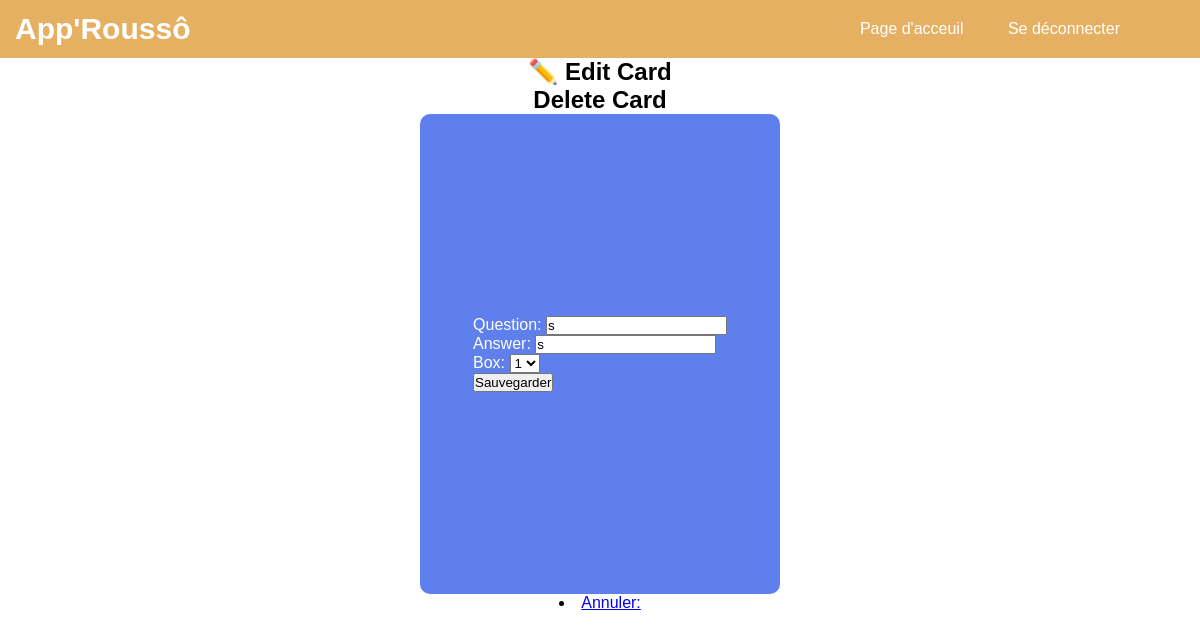
Page /edit/7/ on the earlier database version.
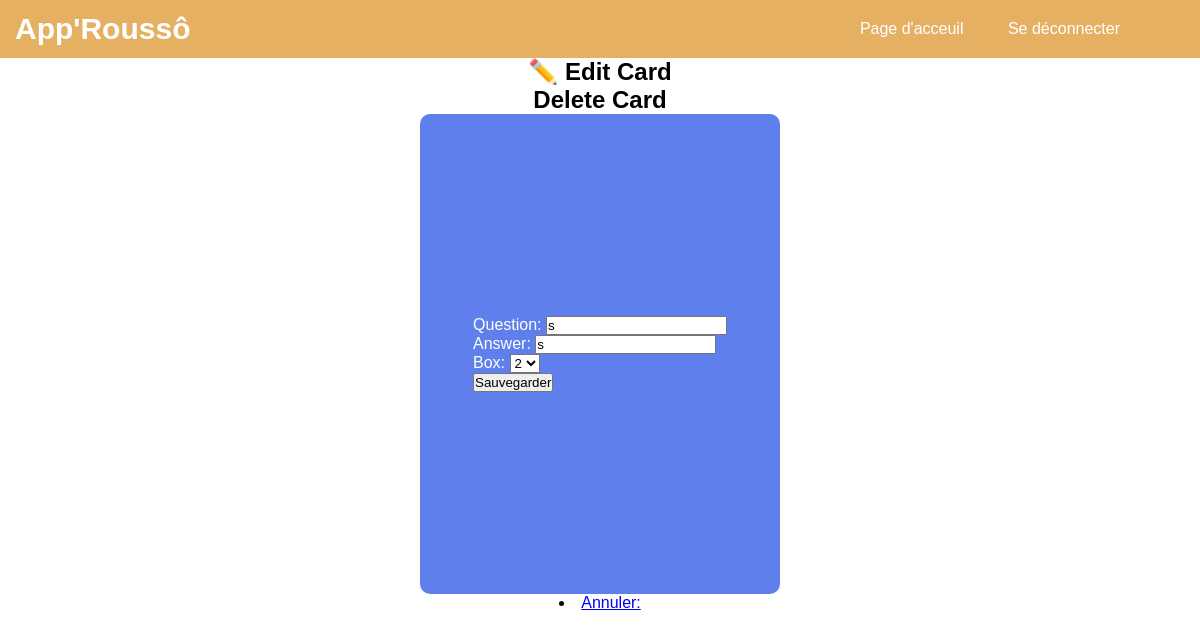
Same page on the later database version.
### cards/models.py (models this page shows, shortened)
class Card(models.Model):
    question = models.CharField(max_length=100)  # The front side of the card (question)
    answer = models.CharField(max_length=100)  # The back side of the card (answer)
    box = models.IntegerField(
        choices=zip(BOXES, BOXES),
        default=BOXES[0],  # Default box for new cards is box 1
    )
    date_created = models.DateTimeField(auto_now_add=True)  # Timestamp of card creation
    classeur = models.ForeignKey(Classeur, on_delete=models.CASCADE, related_name='cards', default=get_default_classeur)
    user = models.ForeignKey(User, on_delete=models.CASCADE, default=1)  # Default user (to be handled later)

### cards/views.py (the view, shortened to what this page needs)
# urls.py: path("edit/<int:pk>/", views.CardUpdateView.as_view(), name="card-update"),
class CardUpdateView(UpdateView):
    model = Card
    fields = ["question", "answer", "box"]  # You can adjust fields based on your model
    template_name = 'cards/card_form.html'
    success_url = None  # We'll define success_url in the get_success_url method
    def get_success_url(self):
        return reverse('card-list', kwargs={'classeur_id': self.object.classeur.id})

### cards/templates/cards/card_form.html (shortened to what this page needs)
<!DOCTYPE html>
<html lang="en" xmlns="http://www.w3.org/1999/html">
{% load static %}
<head>
    <link rel="stylesheet" href="https://cdn.simplecss.org/simple.min.css">
    <link rel="stylesheet" href="{% static 'css/styles_welcome2.css' %}">
<body>
    <nav>
          <h1> App'Roussô </h1>
          <ul>
              <li><a href="{% url 'welcome' %}"> Page d'acceuil</a></li>
              <li><a href="{% url 'logout' %}"> Se déconnecter</a></li>
          </ul>
      </nav>
    <div class="container2">
            {% if card %}
                <h2>✏️ Edit Card</h2>
                <h2>Delete Card</h2>
            {% else %}
                <h2>Créez une carte</h2>
            {% endif %}
            <div class="box-qa">
                <form method="post">
                    {{ form.as_p }}
                    <button type="submit">Sauvegarder</button>
                </form>
            </div>
                <li><a href="{% url 'classeur_list' %}">Annuler:{{ classeur.name }}</a></li>
    </div>
</body>

Differences in the rows shown:
changed Card: box "1" → "2"
